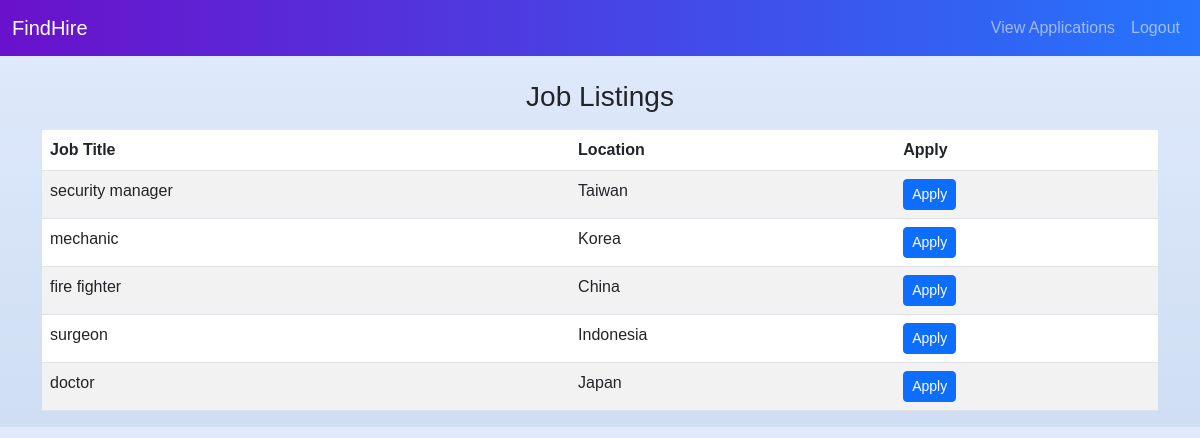
/index.php (signed in), run on the app's committed database.
### tables this page shows
CREATE TABLE IF NOT EXISTS `job_postings` (
  `job_id` int(11) NOT NULL AUTO_INCREMENT,
  `job_title` varchar(255) NOT NULL,
  `job_description` text NOT NULL,
  `location` varchar(255) NOT NULL,
  `salary` varchar(255) DEFAULT NULL,
  `image_path` varchar(255) DEFAULT NULL,
  `last_updated` timestamp NOT NULL DEFAULT current_timestamp() ON UPDATE current_timestamp(),
  PRIMARY KEY (`job_id`)
);

### index.php (the view, shortened to what this page needs)
<?php
require 'db.php';
$job_postings = $pdo->query("SELECT * FROM job_postings")->fetchAll();
?>
<!DOCTYPE html>
<html lang="en">
<head>
    <link href="https://cdn.jsdelivr.net/npm/bootstrap@5.3.0/dist/css/bootstrap.min.css" rel="stylesheet">
</head>
<body>
    <nav class="navbar navbar-expand-lg navbar-dark">
        <div class="container-fluid">
            <span class="navbar-brand">FindHire</span>
            <div class="collapse navbar-collapse">
                <ul class="navbar-nav ms-auto">
                    <li class="nav-item">
                        <a class="nav-link" href="viewapp.php">View Applications</a>
                    </li>
                    <li class="nav-item">
                        <a class="nav-link" href="/login/logout.php">Logout</a>
                    </li>
                </ul>
            </div>
        </div>
    </nav>
    <div class="container mt-4">
        <h3 class="text-center mb-3">Job Listings</h3>
        <table class="table table-striped table-hover">
            <thead>
                <tr>
                    <th>Job Title</th>
                    <th>Location</th>
                    <th>Apply</th>
                </tr>
            </thead>
            <tbody>
            <?php foreach ($job_postings as $job): ?>
                <tr>
                    <td><?php echo htmlspecialchars($job['job_title']); ?></td>
                    <td><?php echo htmlspecialchars($job['location']); ?></td>
                    <td>
                        <button class="btn btn-primary btn-sm" data-bs-toggle="modal"
                                data-bs-target="#applicationModal"
                                onclick="setJobTitle('<?php echo htmlspecialchars($job['job_title']); ?>')">Apply
                        </button>
                    </td>
                </tr>
            <?php endforeach; ?>
            </tbody>
        </table>
    </div>
</body>
</html>

### index.php (style rules this page uses)
body { background: linear-gradient(to bottom, #e0eafc, #cfdef3); font-family: 'Arial', sans-serif; }
nav.navbar { background: linear-gradient(to right, #6a11cb, #2575fc); color: white; }

### data on the page
job_postings: job_title "security manager", location "Taiwan"
job_postings: job_title "mechanic", location "Korea"
job_postings: job_title "fire fighter", location "China"
job_postings: job_title "surgeon", location "Indonesia"
job_postings: job_title "doctor", location "Japan"
